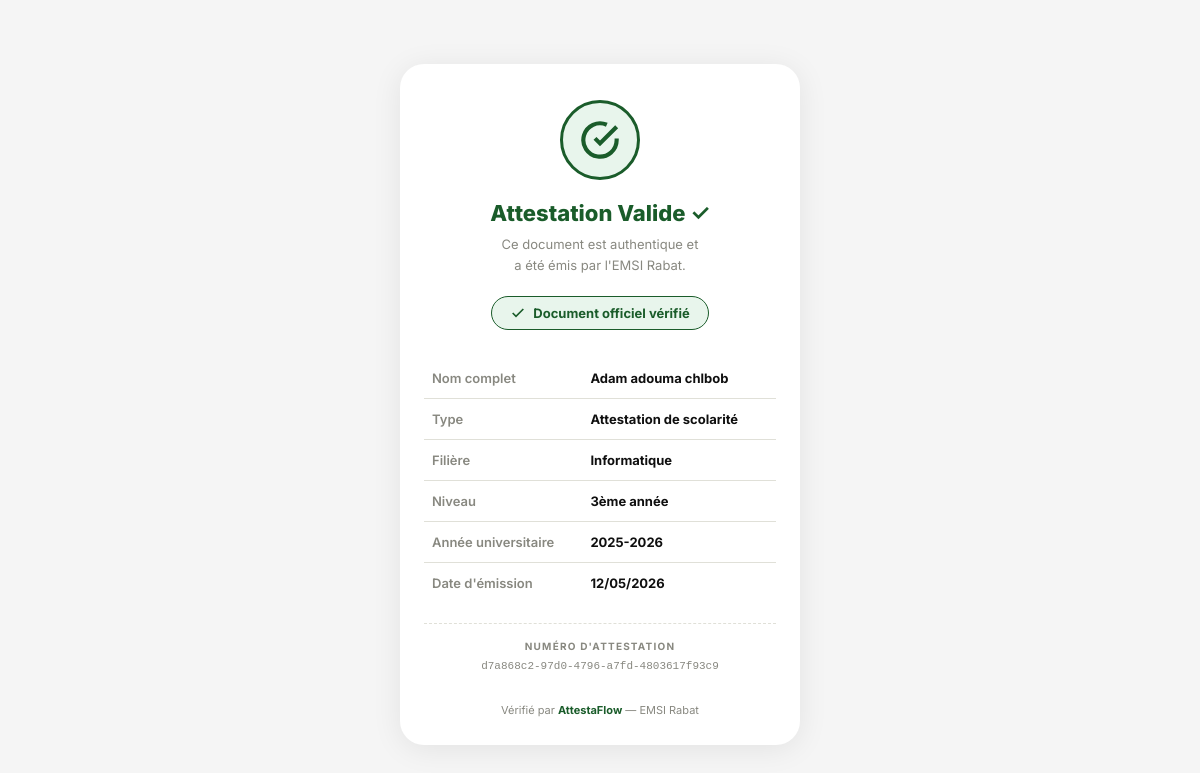
The page /verifier/d7a868c297d04796a7fd4803617f93c9/ on the database its author committed.
### gestion/models.py (models this page shows, shortened)
class Utilisateur(models.Model):
    ROLE_CHOICES = [('beneficiaire','Bénéficiaire'),('agent','Agent Administratif'),('admin','Administrateur')]
    user = models.OneToOneField(User, on_delete=models.CASCADE)
    nom = models.CharField(max_length=100)
    email = models.EmailField()
    mot_de_passe = models.CharField(max_length=255)
    role = models.CharField(max_length=20, choices=ROLE_CHOICES, default='beneficiaire')

class Demande(models.Model):
    STATUT_CHOICES = [('en attente','En attente'),('acceptée','Acceptée'),('refusée','Refusée')]
    type_document = models.CharField(max_length=100, default='Attestation de scolarité')
    statut = models.CharField(max_length=20, choices=STATUT_CHOICES, default='en attente')
    date_soumission = models.DateTimeField(auto_now_add=True)
    utilisateur = models.ForeignKey(Utilisateur, on_delete=models.CASCADE)
    cin = models.CharField(max_length=20, blank=True, default='')
    date_naissance = models.CharField(max_length=20, blank=True, default='')
    lieu_naissance = models.CharField(max_length=100, blank=True, default='')
    filiere = models.CharField(max_length=100, blank=True, default='')
    niveau = models.CharField(max_length=50, blank=True, default='')
    annee_universitaire = models.CharField(max_length=20, blank=True, default='')
    matricule = models.CharField(max_length=50, blank=True, default='')
    motif_refus = models.CharField(max_length=500, blank=True, null=True)

class Attestation(models.Model):
    STATUT_CHOICES = [('valide','Valide'),('annulee','Annulée')]
    demande = models.OneToOneField(Demande, on_delete=models.CASCADE)
    numero = models.UUIDField(default=uuid.uuid4, unique=True)
    date_emission = models.DateField(auto_now_add=True, null=True, blank=True)
    qr_code = models.ImageField(upload_to='qrcodes/', blank=True)
    pdf = models.FileField(upload_to='attestations/', blank=True)
    statut = models.CharField(max_length=20, choices=STATUT_CHOICES, default='valide')

### gestion/views.py (the view)
# urls.py: path('verifier/<str:numero>/', views.verifier_public),
def verifier_public(request, numero):
    try:
        attestation = Attestation.objects.get(numero=numero)
        d = attestation.demande
        u = d.utilisateur
        return render(request, 'verifier_public.html', {
            'valide': attestation.statut == 'valide',
            'annulee': attestation.statut == 'annulee',
            'nom': u.nom,
            'type_doc': d.type_document,
            'filiere': d.filiere or '—',
            'niveau': d.niveau or '—',
            'annee': d.annee_universitaire or '—',
            'date_emission': attestation.date_emission,
            'numero': attestation.numero,
        })
    except Attestation.DoesNotExist:
        return render(request, 'verifier_public.html', {
            'valide': False,
            'annulee': False,
        })

### gestion/templates/verifier_public.html (shortened to what this page needs)
<!DOCTYPE html>
<html lang="fr">
<head>
</head>
<body>
{% if valide %}
<div class="card">
  <div class="status-circle valid">
    <svg viewBox="0 0 24 24" fill="none" stroke="#1a5c2a" stroke-width="2.5">
      <path d="M22 11.08V12a10 10 0 1 1-5.93-9.14"/>
      <polyline points="22 4 12 14.01 9 11.01"/>
    </svg>
  </div>
  <div class="status-title valid">Attestation Valide ✓</div>
  <div class="status-sub">Ce document est authentique et<br>a été émis par l'EMSI Rabat.</div>
  <div class="badge-officiel">
    <svg viewBox="0 0 24 24"><polyline points="20 6 9 17 4 12"/></svg>
    Document officiel vérifié
  </div>
  <table class="info-table">
    <tr>
      <td>Nom complet</td>
      <td>{{ nom }}</td>
    </tr>
    <tr>
      <td>Type</td>
      <td>{{ type_doc }}</td>
    </tr>
    <tr>
      <td>Filière</td>
      <td>{{ filiere }}</td>
    </tr>
    <tr>
      <td>Niveau</td>
      <td>{{ niveau }}</td>
    </tr>
    <tr>
      <td>Année universitaire</td>
      <td>{{ annee }}</td>
    </tr>
    <tr>
      <td>Date d'émission</td>
      <td>{{ date_emission|date:"d/m/Y" }}</td>
    </tr>
  </table>
  <div class="num-section">
    <div class="num-lbl">Numéro d'attestation</div>
    <div class="num-val">{{ numero }}</div>
  </div>
  <div class="footer">
    Vérifié par <strong>AttestaFlow</strong> — EMSI Rabat
  </div>
</div>
{% endif %}
</body>
</html>

### gestion/templates/verifier_public.html (style rules this page uses)
*,*::before,*::after { box-sizing:border-box;margin:0;padding:0; }
:root { --s:#1a5c2a;--sl:#e8f5ec;--ink:#0f0f0f;--off:#f5f5f5;--white:#fff;--border:#e0e0d8;--muted:#888880; }
html,body { width:100%;min-height:100vh;font-family:'Inter',sans-serif;background:var(--off);display:flex;flex-direction:column;align-items:center;justify-content:flex-start;padding:32px 16px; }
.card { background:var(--white);border-radius:24px;padding:36px 24px 28px;max-width:400px;width:100%;box-shadow:0 4px 30px rgba(0,0,0,0.08);text-align:center; }
.status-circle { width:80px;height:80px;border-radius:50%;display:flex;align-items:center;justify-content:center;margin:0 auto 20px; }
.status-circle.valid { background:var(--sl);border:3px solid var(--s); }
.status-circle svg { width:40px;height:40px; }
.status-title { font-size:22px;font-weight:800;margin-bottom:8px; }
.status-title.valid { color:var(--s); }
.status-sub { font-size:13px;color:var(--muted);line-height:1.6;margin-bottom:20px; }
.badge-officiel { display:inline-flex;align-items:center;gap:7px;background:var(--sl);border:1.5px solid var(--s);border-radius:30px;padding:8px 18px;font-size:13px;font-weight:700;color:var(--s);margin-bottom:28px; }
.badge-officiel svg { width:16px;height:16px;stroke:var(--s);fill:none;stroke-width:2.5; }
.info-table { width:100%;border-collapse:collapse;text-align:left; }
.info-table tr { border-bottom:1px solid var(--border); }
.info-table tr:last-child { border-bottom:none; }
.info-table td { padding:12px 8px;font-size:13px; }
.info-table td:first-child { color:var(--muted);font-weight:600;width:45%; }
.info-table td:last-child { color:var(--ink);font-weight:700; }
.num-section { margin-top:20px;padding-top:16px;border-top:1px dashed var(--border); }
.num-lbl { font-size:10px;font-weight:700;color:var(--muted);text-transform:uppercase;letter-spacing:0.12em;margin-bottom:6px; }
.num-val { font-size:11px;font-family:monospace;color:var(--muted);word-break:break-all;line-height:1.6; }
.footer { margin-top:28px;text-align:center;font-size:11px;color:var(--muted); }
.footer strong { color:var(--s); }

### rows shown on the page
Utilisateur: nom "Adam adouma chlbob"
Demande: type_document "Attestation de scolarité", filiere "Informatique", niveau "3ème année", annee_universitaire "2025-2026"
Attestation: date_emission "12/05/2026", numero "d7a868c2-97d0-4796-a7fd-4803617f93c9"
